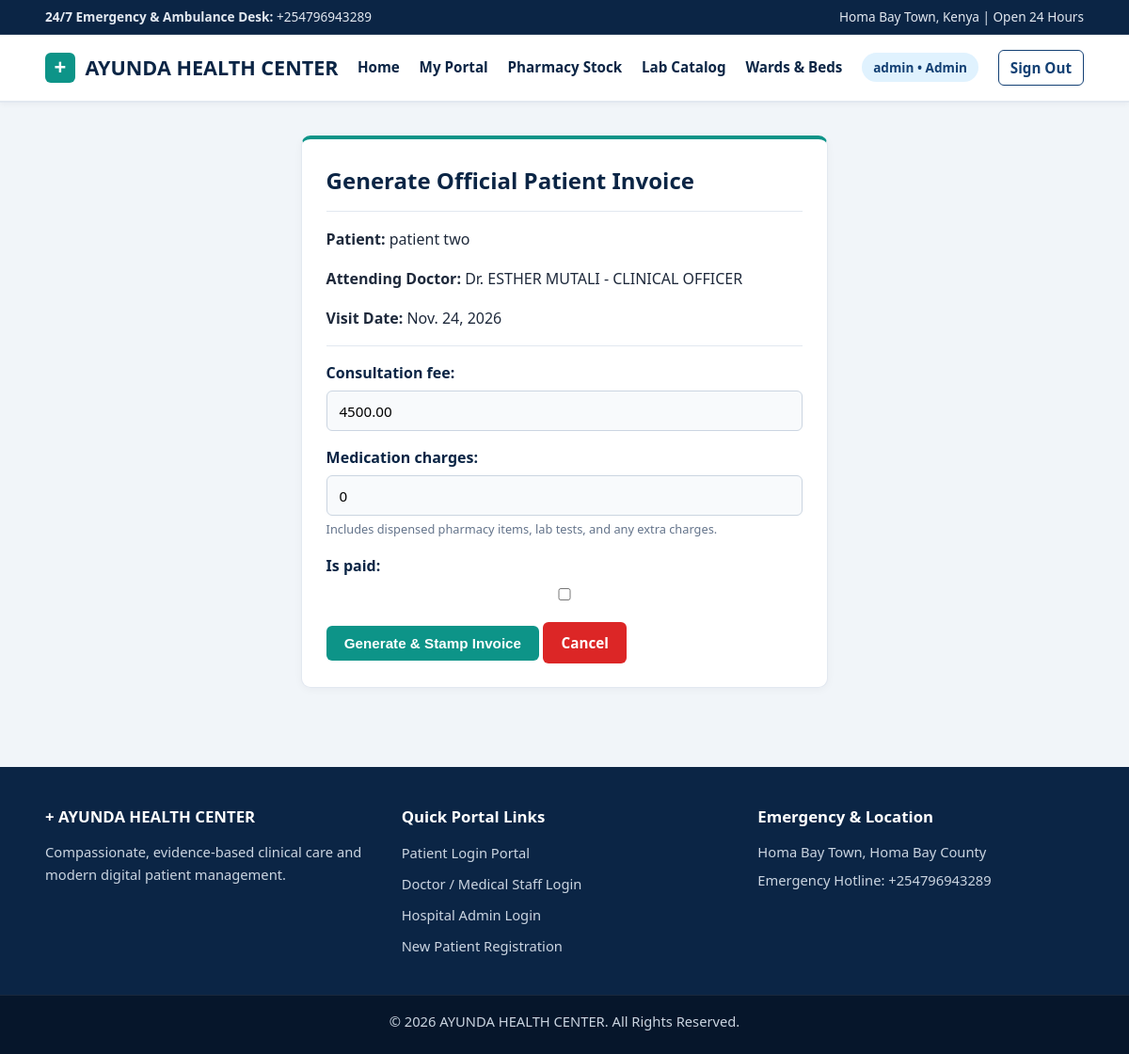
Screenshot of /admin-panel/create-invoice/4/ (signed in) with the database file from the repository.
### accounts/models.py (models this page shows, shortened)
class User(AbstractUser):
    class Role(models.TextChoices):
        ADMIN = 'ADMIN', 'Admin'
        DOCTOR = 'DOCTOR', 'Doctor'
        PATIENT = 'PATIENT', 'Patient'
    role = models.CharField(
        max_length=15,
        choices=Role.choices,
        default=Role.PATIENT
    )
    phone_number = models.CharField(max_length=15, blank=True, null=True)

class PatientProfile(models.Model):
    user = models.OneToOneField(User, on_delete=models.CASCADE, related_name='patient_profile')
    date_of_birth = models.DateField(blank=True, null=True)
    blood_group = models.CharField(max_length=5, blank=True, null=True)
    emergency_contact = models.CharField(max_length=15, blank=True, null=True)
    address = models.TextField(blank=True, null=True)
    is_approved = models.BooleanField(default=False)
    def __str__(self):
        return f"{self.user.get_full_name() or self.user.username}"

class DoctorProfile(models.Model):
    user = models.OneToOneField(User, on_delete=models.CASCADE, related_name='doctor_profile')
    specialization = models.CharField(max_length=100)
    license_number = models.CharField(max_length=50, unique=True)
    consultation_fee = models.DecimalField(max_digits=10, decimal_places=2, default=0.00)
    is_approved = models.BooleanField(default=True)
    def __str__(self):
        return f"Dr. {self.user.get_full_name() or self.user.username} - {self.specialization}"

### hospital/models.py (models this page shows, shortened)
class Appointment(models.Model):
    class Status(models.TextChoices):
        PENDING = 'PENDING', 'Pending'
        APPROVED = 'APPROVED', 'Approved'
        COMPLETED = 'COMPLETED', 'Completed'
        CANCELLED = 'CANCELLED', 'Cancelled'
    patient = models.ForeignKey(PatientProfile, on_delete=models.CASCADE, related_name='appointments')
    doctor = models.ForeignKey(DoctorProfile, on_delete=models.CASCADE, related_name='appointments')
    appointment_date = models.DateField()
    time_slot = models.TimeField()
    symptoms = models.TextField()
    status = models.CharField(
        max_length=15,
        choices=Status.choices,
        default=Status.PENDING
    )
    created_at = models.DateTimeField(auto_now_add=True)
    class Meta:
        ordering = ['-appointment_date', '-time_slot']

### hospital/extra_views.py (the view)
# urls.py: path('admin-panel/create-invoice/', views.admin_create_invoice, name='admin_create_invoice_select'),
@login_required
def admin_create_invoice(request, appointment_id=None):
    if request.user.role != User.Role.ADMIN and not request.user.is_superuser:
        return redirect('dashboard_redirect')
    unbilled_list = Appointment.objects.filter(bill__isnull=True)
    appointment = get_object_or_404(Appointment, id=appointment_id) if appointment_id else None
    if appointment and hasattr(appointment, 'bill'):
        messages.info(request, 'An invoice already exists for this appointment.')
        return redirect('print_invoice', bill_id=appointment.bill.id)
    if request.method == 'POST':
        selected_id = request.POST.get('appointment_id') or appointment_id
        appointment = get_object_or_404(Appointment, id=selected_id)
        form = AdminInvoiceForm(request.POST)
        if form.is_valid():
            bill = form.save(commit=False)
            bill.appointment = appointment
            bill.save()
            send_patient_notification(
                appointment.patient,
                subject=f"New Invoice #AHC-{bill.id:04d} Issued",
                message_body=f"An official invoice (#AHC-{bill.id:04d}) for KES {bill.total_amount} has been generated for your visit with {appointment.doctor}. Log in to your Patient Portal to view, print, or pay via M-Pesa."
            )
            messages.success(request, f'Invoice #AHC-{bill.id:04d} generated by Admin.')
            return redirect('print_invoice', bill_id=bill.id)
    else:
        if appointment:
            pharmacy_total = sum(i.subtotal for i in appointment.dispensed_medicines.all())
            lab_total = sum(r.test.cost for r in appointment.lab_requests.all())
            form = AdminInvoiceForm(initial={
                'consultation_fee': appointment.doctor.consultation_fee,
                'medication_charges': pharmacy_total + lab_total,
            })
        else:
            form = AdminInvoiceForm()
    return render(request, 'hospital/admin_create_invoice.html', {
        'form': form,
        'appointment': appointment,
        'unbilled_list': unbilled_list,
    })

### hospital/forms.py
class AdminInvoiceForm(forms.ModelForm):
    class Meta:
        model = Bill
        fields = ('consultation_fee', 'medication_charges', 'is_paid')
        help_texts = {
            'medication_charges': 'Includes dispensed pharmacy items, lab tests, and any extra charges.',
        }

### templates/hospital/admin_create_invoice.html (shortened to what this page needs)
{% extends 'base.html' %}
{% block content %}
<div class="card form-card">
    <div class="card-header">
        <h2>Generate Official Patient Invoice</h2>
    </div>
    <form method="post">
        {% if appointment %}
            <p><strong>Patient:</strong> {{ appointment.patient }}</p>
            <p><strong>Attending Doctor:</strong> {{ appointment.doctor }}</p>
            <p><strong>Visit Date:</strong> {{ appointment.appointment_date }}</p>
        {% endif %}
        <hr style="margin: 1rem 0; border: 0; border-top: 1px solid #e2e8f0;">
        {{ form.as_p }}
        <button type="submit" class="btn btn-teal">Generate & Stamp Invoice</button>
        <a href="{% url 'admin_dashboard' %}" class="btn btn-danger">Cancel</a>
    </form>
</div>
{% endblock %}

### templates/base.html (shortened to what this page needs)
{% load static %}
<!DOCTYPE html>
<html lang="en">
<head>
    <link rel="stylesheet" href="{% static 'css/style.css' %}?v=3">
    <link rel="stylesheet" href="{% static 'css/footer.css' %}?v=2">
</head>
<body>
    <div class="top-medical-bar">
        <div class="container top-bar-content">
            <span><strong>24/7 Emergency & Ambulance Desk:</strong> +254796943289</span>
            <span>Homa Bay Town, Kenya | Open 24 Hours</span>
        </div>
    </div>
    <header class="navbar">
        <div class="container nav-content">
            <a href="{% url 'home' %}" class="brand">
                <span class="medical-cross">+</span>
                <span>AYUNDA HEALTH CENTER</span>
            </a>
            <ul class="nav-links">
                <li><a href="{% url 'home' %}">Home</a></li>
                {% if user.is_authenticated %}
                    <li><a href="{% url 'dashboard_redirect' %}">My Portal</a></li>
                    {% if user.role == 'ADMIN' or user.role == 'DOCTOR' or user.is_superuser %}
                        <li><a href="{% url 'pharmacy_inventory' %}">Pharmacy Stock</a></li>
                        <li><a href="{% url 'lab_catalog' %}">Lab Catalog</a></li>
                        <li><a href="{% url 'ward_management' %}">Wards & Beds</a></li>
                    {% endif %}
                    <li><span class="user-badge">{{ user.username }} &bull; {{ user.get_role_display }}</span></li>
                    <li><a href="{% url 'logout' %}" class="btn btn-outline btn-sm">Sign Out</a></li>
                {% else %}
                    <li><a href="{% url 'patient_login' %}">Patient Login</a></li>
                    <li><a href="{% url 'doctor_login' %}">Doctor Login</a></li>
                    <li><a href="{% url 'admin_login' %}">Admin Login</a></li>
                    <li><a href="{% url 'register_patient' %}" class="btn btn-teal">Register</a></li>
                {% endif %}
            </ul>
        </div>
    </header>
    <main class="container main-content">
        {% block content %}{% endblock %}
    </main>
    <footer class="footer">
        <div class="container footer-grid">
            <div>
                <h4>+ AYUNDA HEALTH CENTER</h4>
                <p>Compassionate, evidence-based clinical care and modern digital patient management.</p>
            </div>
            <div>
                <h4>Quick Portal Links</h4>
                <ul class="footer-links">
                    <li><a href="{% url 'patient_login' %}">Patient Login Portal</a></li>
                    <li><a href="{% url 'doctor_login' %}">Doctor / Medical Staff Login</a></li>
                    <li><a href="{% url 'admin_login' %}">Hospital Admin Login</a></li>
                    <li><a href="{% url 'register_patient' %}">New Patient Registration</a></li>
                </ul>
            </div>
            <div>
                <h4>Emergency & Location</h4>
                <p>Homa Bay Town, Homa Bay County</p>
                <p>Emergency Hotline: +254796943289</p>
            </div>
        </div>
        <div class="footer-bottom">
            <p>&copy; 2026 AYUNDA HEALTH CENTER. All Rights Reserved.</p>
        </div>
    </footer>
</body>
</html>

### static/css/style.css (style rules this page uses)
:root { --navy-dark: #0b2545; --navy-primary: #134074; --teal-primary: #0d9488; --teal-dark: #0f766e; --teal-light: #ccfbf1; --bg-clinical: #f1f5f9; --surface-white: #ffffff; --text-main: #1e293b; --text-muted: #64748b; --border-subtle: #e2e8f0; }
* { box-sizing: border-box; margin: 0; padding: 0; }
body { font-family: 'Segoe UI', system-ui, -apple-system, sans-serif; background-color: var(--bg-clinical); color: var(--text-main); line-height: 1.6; display: flex; flex-direction: column; min-height: 100vh; }
.container { width: 92%; max-width: 1200px; margin: 0 auto; }
.top-medical-bar { background-color: #0b2545; color: #e2e8f0; font-size: 0.85rem; padding: 0.45rem 0; border-bottom: 1px solid rgba(255, 255, 255, 0.1); }
.top-bar-content { display: flex; justify-content: space-between; align-items: center; flex-wrap: wrap; gap: 0.5rem; }
.navbar { background-color: #ffffff; padding: 1rem 0; border-bottom: 2px solid #e2e8f0; box-shadow: 0 2px 6px rgba(15, 23, 42, 0.04); position: sticky; top: 0; z-index: 100; }
.nav-content { display: flex; justify-content: space-between; align-items: center; flex-wrap: wrap; gap: 1rem; }
.brand { display: flex; align-items: center; gap: 0.65rem; font-size: 1.35rem; font-weight: 800; color: #0b2545; text-decoration: none; }
.medical-cross { display: inline-flex; align-items: center; justify-content: center; width: 32px; height: 32px; background-color: #0d9488; color: #ffffff; border-radius: 6px; font-size: 1.4rem; font-weight: 900; line-height: 1; }
.nav-links { list-style: none; display: flex; align-items: center; gap: 1.3rem; flex-wrap: wrap; }
.nav-links a { color: #0b2545; text-decoration: none; font-weight: 600; font-size: 0.95rem; }
.user-badge { background-color: #e0f2fe; color: #134074; padding: 0.35rem 0.75rem; border-radius: 20px; font-size: 0.85rem; font-weight: 600; }
.main-content { flex: 1; padding: 2.2rem 0; }
.btn { display: inline-block; padding: 0.6rem 1.2rem; border-radius: 6px; text-decoration: none; font-weight: 600; border: none; cursor: pointer; font-size: 0.95rem; transition: all 0.2s ease; }
.btn-sm { padding: 0.35rem 0.75rem; font-size: 0.85rem; }
.btn-teal, .btn-primary { background-color: #0d9488; color: #ffffff !important; }
.btn-danger { background-color: #dc2626; color: #ffffff !important; }
.btn-outline { border: 1.5px solid #134074; color: #134074 !important; background: transparent; }
.card { background-color: #ffffff; border: 1px solid #e2e8f0; border-radius: 10px; padding: 1.6rem; box-shadow: 0 2px 8px rgba(15, 23, 42, 0.04); margin-bottom: 1.5rem; }
.card-header { display: flex; justify-content: space-between; align-items: center; margin-bottom: 1.1rem; border-bottom: 1px solid #e2e8f0; padding-bottom: 0.75rem; }
.card-header h2, .card-header h3 { color: #0b2545; }
.form-card { max-width: 560px; margin: 0 auto; border-top: 4px solid #0d9488; }
form p { margin-bottom: 1rem; }
form label { display: block; font-weight: 600; margin-bottom: 0.35rem; color: #0b2545; }
form input, form select, form textarea { width: 100%; padding: 0.65rem 0.8rem; border: 1px solid #cbd5e1; border-radius: 6px; font-size: 0.95rem; font-family: inherit; background-color: #f8fafc; }
.helptext { display: block; font-size: 0.8rem; color: #64748b; margin-top: 0.25rem; }

### static/css/footer.css (style rules this page uses)
footer.footer { background-color: #0b2545; color: #cbd5e1; padding-top: 2.5rem; margin-top: 3rem; width: 100%; display: block; }
.footer-grid { display: grid; grid-template-columns: repeat(auto-fit, minmax(240px, 1fr)); gap: 2rem; padding-bottom: 2rem; }
footer.footer h4 { color: #ffffff; margin-bottom: 0.8rem; font-size: 1.05rem; font-weight: 700; }
footer.footer p { color: #cbd5e1; font-size: 0.92rem; margin-bottom: 0.4rem; }
.footer-links { list-style: none; padding: 0; }
.footer-links li { margin-bottom: 0.45rem; }
.footer-links a { color: #cbd5e1; text-decoration: none; font-size: 0.92rem; }
.footer-bottom { background-color: #06162b; text-align: center; padding: 1rem 0; font-size: 0.85rem; color: #94a3b8; border-top: 1px solid rgba(255, 255, 255, 0.08); }

### rows the page displays
User: username "admin", role "Admin"
Appointment: patient "patient two", doctor "Dr. ESTHER MUTALI - CLINICAL OFFICER", appointment_date "Nov. 24, 2026"
